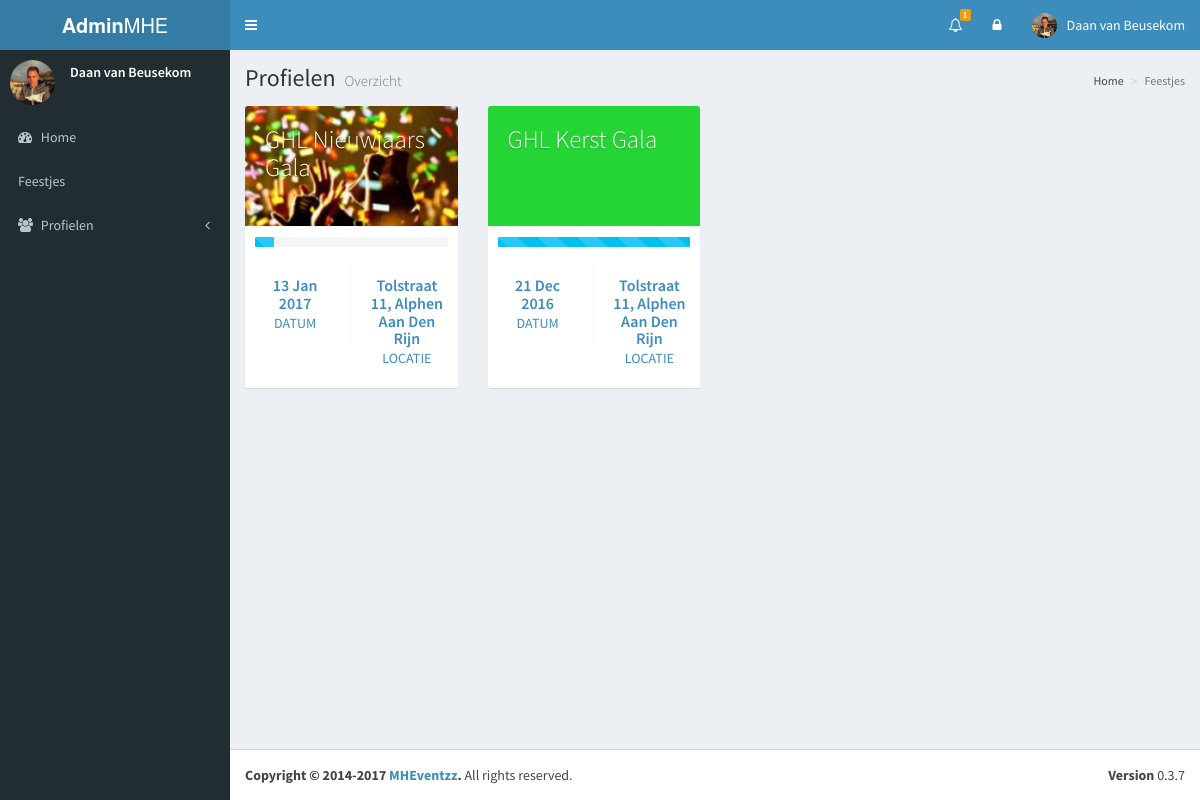
The page /admin/events.php (signed in) on the database its author committed.
### tables this page shows
CREATE TABLE `events` (
  `event_id` int(11) NOT NULL,
  `event_title` varchar(255) NOT NULL,
  `event_description` text NOT NULL,
  `event_date` date NOT NULL,
  `event_location` text NOT NULL,
  `event_color` varchar(7) NOT NULL,
  `event_progress` int(11) NOT NULL,
  `event_cover_image` text NOT NULL
);

### admin/events.php (the view, shortened to what this page needs)
<?php
include "top.php";
?>
  <div class="content-wrapper">
    <section class="content-header">
      <h1>
        Profielen
        <small>Overzicht</small>
      </h1>
      <ol class="breadcrumb">
        <li><a href="index.php"><i class="ion ion-beer"></i> Home</a></li>
        <li class="active">Feestjes</li>
      </ol>
    </section>
    <section class="content">
          <?php
            $SQL = "SELECT *, DATE_FORMAT(event_date,'%d %b %Y') AS date FROM events ORDER BY event_date DESC";
            $col_number = 1;
            $result = $conn->query($SQL);
            while($row = mysqli_fetch_assoc($result)){
                if($col_number == 1){
                    echo "<div class='row'>";
                    $row_ended = false;
                }
                echo "<a href='event.php?event=" . $row['event_id'] . "'><div class='col-md-3 col-sm-6'>";
                    echo "<div class='box box-widget widget-user'>";
                        echo "<div class='widget-user-header bg-black' style='background: " . $row['event_color'] . " ";
                            if(!empty($row['event_cover_image'])){
                                echo "url(\"" . $row['event_cover_image'] . "\") center center ";
                            }
                        echo "!important;'>";
                            echo "<h3 class='widget-user-username'>" . $row['event_title'] . "</h3>";
                        echo "</div>";
                        echo "<div class='box-footer' style='padding-top: 10px!important;'>";
                            echo "<div class='row'>";
                                echo "<div class='col-xs-12'><div class='progress progress-sm active'><div class='progress-bar progress-bar-aqua progress-bar-striped' role='progressbar' aria-valuenow='" . $row['event_progress'] . "' aria-valuemin='0' aria-valuemax='100' style='width: " . $row['event_progress'] . "%'><span class='sr-only'>" . $row['event_progress'] . "% Complete</span></div></div></div>";
                            echo "</div>";
                            echo "<div class='row'>";
                                echo "<div class='col-sm-6 border-right'>";
                                    echo "<div class='description-block'>";
                                        echo "<h5 class='description-header'>" . $row['date'] . "</h5>";
                                        echo "<span class='description-text'>Datum</span>";
                                    echo "</div>";
                                echo "</div>";
                                echo "<div class='col-sm-6'>";
                                    echo "<div class='description-block'>";
                                        echo "<h5 class='description-header'>" . $row['event_location'] . "</h5>";
                                        echo "<span class='description-text'>Locatie</span>";
                                    echo "</div>";
                                echo "</div>";
                            echo "</div>";
                        echo "</div>";
                    echo "</div>";
                echo "</div></a>";
                $col_number++;
            }
            if(!$row_ended){
                echo "</div>";
            }
          ?>
    </section>
  </div>
<?php
include "bottom.php";
?>

### rows shown on the page
events: event_cover_image (picture), event_title "GHL Nieuwjaars Gala", $row['event_progress'] 10 (drawn), date "13 Jan 2017", event_location "Tolstraat 11, Alphen Aan Den Rijn"
events: event_title "GHL Kerst Gala", $row['event_progress'] 100 (drawn), date "21 Dec 2016", event_location "Tolstraat 11, Alphen Aan Den Rijn"

### other values the page prints
$amount "1"
$_SESSION['user_name'] "Daan van Beusekom"
